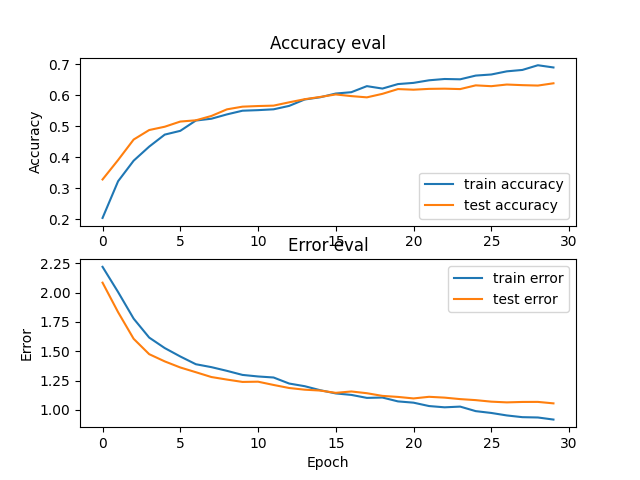

Write Python code to recreate this figure.
import json
import numpy as np
from sklearn.model_selection import train_test_split
import tensorflow.keras as keras
import matplotlib.pyplot as plt

DATA_PATH = "../data_10.json"


def load_data(data_path):
    """Loads training dataset from json file.
        :param data_path (str): Path to json file containing data
        :return X (ndarray): Inputs
        :return y (ndarray): Targets
    """

    with open(data_path, "r") as fp:
        data = json.load(fp)

    X = np.array(data["mfcc"])
    y = np.array(data["labels"])
    return X, y


def plot_history(history):
    """Plots accuracy/loss for training/validation set as a function of the epochs
        :param history: Training history of model
        :return:
    """

    fig, axs = plt.subplots(2)

    # create accuracy sublpot
    axs[0].plot(history.history["accuracy"], label="train accuracy")
    axs[0].plot(history.history["val_accuracy"], label="test accuracy")
    axs[0].set_ylabel("Accuracy")
    axs[0].legend(loc="lower right")
    axs[0].set_title("Accuracy eval")

    # create error sublpot
    axs[1].plot(history.history["loss"], label="train error")
    axs[1].plot(history.history["val_loss"], label="test error")
    axs[1].set_ylabel("Error")
    axs[1].set_xlabel("Epoch")
    axs[1].legend(loc="upper right")
    axs[1].set_title("Error eval")

    plt.show()


def prepare_datasets(test_size, validation_size):
    """Loads data and splits it into train, validation and test sets.
    :param test_size (float): Value in [0, 1] indicating percentage of data set to allocate to test split
    :param validation_size (float): Value in [0, 1] indicating percentage of train set to allocate to validation split
    :return X_train (ndarray): Input training set
    :return X_validation (ndarray): Input validation set
    :return X_test (ndarray): Input test set
    :return y_train (ndarray): Target training set
    :return y_validation (ndarray): Target validation set
    :return y_test (ndarray): Target test set
    """

    # load data
    X, y = load_data(DATA_PATH)

    # create train, validation and test split
    X_train, X_test, y_train, y_test = train_test_split(X, y, test_size=test_size)
    X_train, X_validation, y_train, y_validation = train_test_split(X_train, y_train, test_size=validation_size)

    return X_train, X_validation, X_test, y_train, y_validation, y_test


def build_model(input_shape):
    """Generates RNN-LSTM model
    :param input_shape (tuple): Shape of input set
    :return model: RNN-LSTM model
    """

    # build network topology
    model = keras.Sequential()

    # 2 LSTM layers
    model.add(keras.layers.LSTM(64, input_shape=input_shape, return_sequences=True))
    model.add(keras.layers.LSTM(64))

    # dense layer
    model.add(keras.layers.Dense(64, activation='relu'))
    model.add(keras.layers.Dropout(0.3))

    # output layer
    model.add(keras.layers.Dense(10, activation='softmax'))

    return model


if __name__ == "__main__":

    # get train, validation, test splits
    X_train, X_validation, X_test, y_train, y_validation, y_test = prepare_datasets(0.25, 0.2)

    # create network
    input_shape = (X_train.shape[1], X_train.shape[2]) # 130, 13
    model = build_model(input_shape)

    # compile model
    optimiser = keras.optimizers.Adam(learning_rate=0.0001)
    model.compile(optimizer=optimiser,
                  loss='sparse_categorical_crossentropy',
                  metrics=['accuracy'])

    model.summary()

    # train model
    history = model.fit(X_train, y_train, validation_data=(X_validation, y_validation), batch_size=32, epochs=30)

    # plot accuracy/error for training and validation
    plot_history(history)

    # evaluate model on test set
    test_loss, test_acc = model.evaluate(X_test, y_test, verbose=2)
    print('\nTest accuracy:', test_acc)
